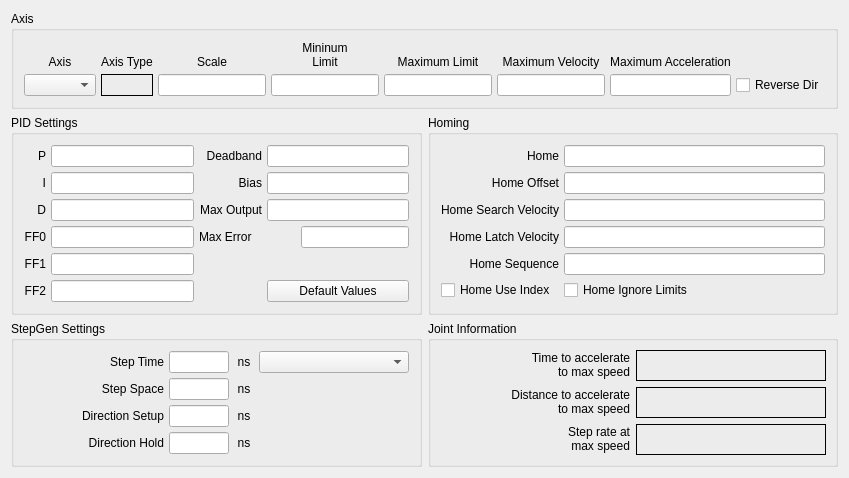
          <widget class="QWidget" name="joint4tab">
           <attribute name="title">
            <string>Joint 4</string>
           </attribute>
           <layout class="QGridLayout" name="gridLayout_25">
            <item row="0" column="0" colspan="2">
             <widget class="QGroupBox" name="jointAxisGroup_4">
              <property name="title">
               <string>Axis</string>
              </property>
              <layout class="QGridLayout" name="gridLayout_22">
               <property name="leftMargin">
                <number>10</number>
               </property>
               <property name="topMargin">
                <number>10</number>
               </property>
               <property name="rightMargin">
                <number>10</number>
               </property>
               <property name="bottomMargin">
                <number>10</number>
               </property>
               <property name="spacing">
                <number>5</number>
               </property>
               <item row="1" column="0">
                <widget class="QComboBox" name="axisCB_4"/>
               </item>
               <item row="0" column="3">
                <widget class="QLabel" name="label_66">
                 <property name="text">
                  <string>&lt;html&gt;&lt;head/&gt;&lt;body&gt;&lt;p&gt;Mininum&lt;br/&gt;Limit&lt;/p&gt;&lt;/body&gt;&lt;/html&gt;</string>
                 </property>
                 <property name="alignment">
                  <set>Qt::AlignBottom|Qt::AlignHCenter</set>
                 </property>
                 <property name="wordWrap">
                  <bool>true</bool>
                 </property>
                </widget>
               </item>
               <item row="0" column="0">
                <widget class="QLabel" name="label_59">
                 <property name="text">
                  <string>Axis</string>
                 </property>
                 <property name="alignment">
                  <set>Qt::AlignBottom|Qt::AlignHCenter</set>
                 </property>
                </widget>
               </item>
               <item row="1" column="3">
                <widget class="QLineEdit" name="minLimit_4">
                 <property name="alignment">
                  <set>Qt::AlignRight|Qt::AlignTrailing|Qt::AlignVCenter</set>
                 </property>
                </widget>
               </item>
               <item row="1" column="4">
                <widget class="QLineEdit" name="maxLimit_4">
                 <property name="alignment">
                  <set>Qt::AlignRight|Qt::AlignTrailing|Qt::AlignVCenter</set>
                 </property>
                </widget>
               </item>
               <item row="0" column="4">
                <widget class="QLabel" name="label_71">
                 <property name="text">
                  <string>Maximum Limit</string>
                 </property>
                 <property name="textFormat">
                  <enum>Qt::AutoText</enum>
                 </property>
                 <property name="alignment">
                  <set>Qt::AlignBottom|Qt::AlignHCenter</set>
                 </property>
                 <property name="wordWrap">
                  <bool>true</bool>
                 </property>
                </widget>
               </item>
               <item row="0" column="5">
                <widget class="QLabel" name="label_80">
                 <property name="text">
                  <string>Maximum Velocity</string>
                 </property>
                 <property name="alignment">
                  <set>Qt::AlignBottom|Qt::AlignHCenter</set>
                 </property>
                 <property name="wordWrap">
                  <bool>true</bool>
                 </property>
                </widget>
               </item>
               <item row="1" column="5">
                <widget class="QLineEdit" name="maxVelocity_4">
                 <property name="alignment">
                  <set>Qt::AlignRight|Qt::AlignTrailing|Qt::AlignVCenter</set>
                 </property>
                </widget>
               </item>
               <item row="0" column="2">
                <widget class="QLabel" name="label_61">
                 <property name="text">
                  <string>Scale</string>
                 </property>
                 <property name="alignment">
                  <set>Qt::AlignBottom|Qt::AlignHCenter</set>
                 </property>
                </widget>
               </item>
               <item row="0" column="6">
                <widget class="QLabel" name="label_81">
                 <property name="text">
                  <string>Maximum Acceleration</string>
                 </property>
                 <property name="alignment">
                  <set>Qt::AlignBottom|Qt::AlignHCenter</set>
                 </property>
                 <property name="wordWrap">
                  <bool>true</bool>
                 </property>
                </widget>
               </item>
               <item row="1" column="6">
                <widget class="QLineEdit" name="maxAccel_4">
                 <property name="alignment">
                  <set>Qt::AlignRight|Qt::AlignTrailing|Qt::AlignVCenter</set>
                 </property>
                </widget>
               </item>
               <item row="0" column="1">
                <widget class="QLabel" name="label_31">
                 <property name="text">
                  <string>Axis Type</string>
                 </property>
                 <property name="alignment">
                  <set>Qt::AlignBottom|Qt::AlignLeading|Qt::AlignLeft</set>
                 </property>
                </widget>
               </item>
               <item row="1" column="1">
                <widget class="QLabel" name="axisType_4">
                 <property name="frameShape">
                  <enum>QFrame::Box</enum>
                 </property>
                 <property name="text">
                  <string/>
                 </property>
                </widget>
               </item>
               <item row="1" column="2">
                <widget class="QLineEdit" name="scale_4"/>
               </item>
               <item row="1" column="7">
                <widget class="QCheckBox" name="reverse_4">
                 <property name="text">
                  <string>Reverse Dir</string>
                 </property>
                </widget>
               </item>
              </layout>
             </widget>
            </item>
            <item row="1" column="0">
             <widget class="QGroupBox" name="groupBox_19">
              <property name="title">
               <string>PID Settings</string>
              </property>
              <layout class="QGridLayout" name="gridLayout_23">
               <property name="leftMargin">
                <number>10</number>
               </property>
               <property name="topMargin">
                <number>10</number>
               </property>
               <property name="rightMargin">
                <number>10</number>
               </property>
               <property name="bottomMargin">
                <number>10</number>
               </property>
               <property name="spacing">
                <number>5</number>
               </property>
               <item row="0" column="0">
                <widget class="QLabel" name="label_254">
                 <property name="text">
                  <string>P</string>
                 </property>
                 <property name="alignment">
                  <set>Qt::AlignRight|Qt::AlignTrailing|Qt::AlignVCenter</set>
                 </property>
                </widget>
               </item>
               <item row="0" column="1">
                <widget class="QLineEdit" name="p_4">
                 <property name="text">
                  <string/>
                 </property>
                 <property name="alignment">
                  <set>Qt::AlignRight|Qt::AlignTrailing|Qt::AlignVCenter</set>
                 </property>
                </widget>
               </item>
               <item row="0" column="2">
                <widget class="QLabel" name="label_255">
                 <property name="text">
                  <string>Deadband</string>
                 </property>
                 <property name="alignment">
                  <set>Qt::AlignRight|Qt::AlignTrailing|Qt::AlignVCenter</set>
                 </property>
                </widget>
               </item>
               <item row="0" column="3">
                <widget class="QLineEdit" name="deadband_4">
                 <property name="text">
                  <string/>
                 </property>
                 <property name="alignment">
                  <set>Qt::AlignRight|Qt::AlignTrailing|Qt::AlignVCenter</set>
                 </property>
                </widget>
               </item>
               <item row="1" column="0">
                <widget class="QLabel" name="label_256">
                 <property name="text">
                  <string>I</string>
                 </property>
                 <property name="alignment">
                  <set>Qt::AlignRight|Qt::AlignTrailing|Qt::AlignVCenter</set>
                 </property>
                </widget>
               </item>
               <item row="1" column="1">
                <widget class="QLineEdit" name="i_4">
                 <property name="text">
                  <string/>
                 </property>
                 <property name="alignment">
                  <set>Qt::AlignRight|Qt::AlignTrailing|Qt::AlignVCenter</set>
                 </property>
                </widget>
               </item>
               <item row="1" column="2">
                <widget class="QLabel" name="label_257">
                 <property name="text">
                  <string>Bias</string>
                 </property>
                 <property name="alignment">
                  <set>Qt::AlignRight|Qt::AlignTrailing|Qt::AlignVCenter</set>
                 </property>
                </widget>
               </item>
               <item row="1" column="3">
                <widget class="QLineEdit" name="bias_4">
                 <property name="text">
                  <string/>
                 </property>
                 <property name="alignment">
                  <set>Qt::AlignRight|Qt::AlignTrailing|Qt::AlignVCenter</set>
                 </property>
                </widget>
               </item>
               <item row="2" column="0">
                <widget class="QLabel" name="label_258">
                 <property name="text">
                  <string>D</string>
                 </property>
                 <property name="alignment">
                  <set>Qt::AlignRight|Qt::AlignTrailing|Qt::AlignVCenter</set>
                 </property>
                </widget>
               </item>
               <item row="2" column="1">
                <widget class="QLineEdit" name="d_4">
                 <property name="text">
                  <string/>
                 </property>
                 <property name="alignment">
                  <set>Qt::AlignRight|Qt::AlignTrailing|Qt::AlignVCenter</set>
                 </property>
                </widget>
               </item>
               <item row="2" column="2">
                <widget class="QLabel" name="label_259">
                 <property name="text">
                  <string>Max Output</string>
                 </property>
                 <property name="alignment">
                  <set>Qt::AlignRight|Qt::AlignTrailing|Qt::AlignVCenter</set>
                 </property>
                </widget>
               </item>
               <item row="2" column="3">
                <widget class="QLineEdit" name="maxOutput_4">
                 <property name="text">
                  <string/>
                 </property>
                 <property name="alignment">
                  <set>Qt::AlignRight|Qt::AlignTrailing|Qt::AlignVCenter</set>
                 </property>
                </widget>
               </item>
               <item row="3" column="0">
                <widget class="QLabel" name="label_260">
                 <property name="text">
                  <string>FF0</string>
                 </property>
                 <property name="alignment">
                  <set>Qt::AlignRight|Qt::AlignTrailing|Qt::AlignVCenter</set>
                 </property>
                </widget>
               </item>
               <item row="3" column="1">
                <widget class="QLineEdit" name="ff0_4">
                 <property name="text">
                  <string/>
                 </property>
                 <property name="alignment">
                  <set>Qt::AlignRight|Qt::AlignTrailing|Qt::AlignVCenter</set>
                 </property>
                </widget>
               </item>
               <item row="4" column="0">
                <widget class="QLabel" name="label_262">
                 <property name="text">
                  <string>FF1</string>
                 </property>
                 <property name="alignment">
                  <set>Qt::AlignRight|Qt::AlignTrailing|Qt::AlignVCenter</set>
                 </property>
                </widget>
               </item>
               <item row="4" column="1">
                <widget class="QLineEdit" name="ff1_4">
                 <property name="text">
                  <string/>
                 </property>
                 <property name="alignment">
                  <set>Qt::AlignRight|Qt::AlignTrailing|Qt::AlignVCenter</set>
                 </property>
                </widget>
               </item>
               <item row="5" column="0">
                <widget class="QLabel" name="label_263">
                 <property name="text">
                  <string>FF2</string>
                 </property>
                 <property name="alignment">
                  <set>Qt::AlignRight|Qt::AlignTrailing|Qt::AlignVCenter</set>
                 </property>
                </widget>
               </item>
               <item row="5" column="1">
                <widget class="QLineEdit" name="ff2_4">
                 <property name="text">
                  <string/>
                 </property>
                 <property name="alignment">
                  <set>Qt::AlignRight|Qt::AlignTrailing|Qt::AlignVCenter</set>
                 </property>
                </widget>
               </item>
               <item row="5" column="3">
                <widget class="QPushButton" name="pidDefault_4">
                 <property name="text">
                  <string>Default Values</string>
                 </property>
                </widget>
               </item>
               <item row="3" column="3" alignment="Qt::AlignRight">
                <widget class="QLineEdit" name="maxError_4"/>
               </item>
               <item row="3" column="2">
                <widget class="QLabel" name="label_188">
                 <property name="text">
                  <string>Max Error</string>
                 </property>
                </widget>
               </item>
              </layout>
             </widget>
            </item>
            <item row="1" column="1">
             <widget class="QGroupBox" name="groupBox_17">
              <property name="title">
               <string>Homing</string>
              </property>
              <layout class="QGridLayout" name="gridLayout_21">
               <property name="leftMargin">
                <number>10</number>
               </property>
               <property name="topMargin">
                <number>10</number>
               </property>
               <property name="rightMargin">
                <number>10</number>
               </property>
               <property name="bottomMargin">
                <number>10</number>
               </property>
               <property name="spacing">
                <number>5</number>
               </property>
               <item row="0" column="0">
                <widget class="QLabel" name="label_98">
                 <property name="text">
                  <string>Home</string>
                 </property>
                 <property name="alignment">
                  <set>Qt::AlignRight|Qt::AlignTrailing|Qt::AlignVCenter</set>
                 </property>
                </widget>
               </item>
               <item row="0" column="1">
                <widget class="QLineEdit" name="home_4">
                 <property name="toolTip">
                  <string>&lt;html&gt;&lt;head/&gt;&lt;body&gt;&lt;p&gt;Home is usually set to 0&lt;/p&gt;&lt;/body&gt;&lt;/html&gt;</string>
                 </property>
                 <property name="alignment">
                  <set>Qt::AlignRight|Qt::AlignTrailing|Qt::AlignVCenter</set>
                 </property>
                </widget>
               </item>
               <item row="1" column="0">
                <widget class="QLabel" name="label_99">
                 <property name="text">
                  <string>Home Offset</string>
                 </property>
                 <property name="alignment">
                  <set>Qt::AlignRight|Qt::AlignTrailing|Qt::AlignVCenter</set>
                 </property>
                </widget>
               </item>
               <item row="1" column="1">
                <widget class="QLineEdit" name="homeOffset_4">
                 <property name="toolTip">
                  <string>&lt;html&gt;&lt;head/&gt;&lt;body&gt;&lt;p&gt;Home Offset can be used to back off of the home switch&lt;/p&gt;&lt;/body&gt;&lt;/html&gt;</string>
                 </property>
                 <property name="alignment">
                  <set>Qt::AlignRight|Qt::AlignTrailing|Qt::AlignVCenter</set>
                 </property>
                </widget>
               </item>
               <item row="2" column="0">
                <widget class="QLabel" name="label_100">
                 <property name="text">
                  <string>Home Search Velocity</string>
                 </property>
                 <property name="alignment">
                  <set>Qt::AlignRight|Qt::AlignTrailing|Qt::AlignVCenter</set>
                 </property>
                </widget>
               </item>
               <item row="2" column="1">
                <widget class="QLineEdit" name="homeSearchVel_4">
                 <property name="toolTip">
                  <string>&lt;html&gt;&lt;head/&gt;&lt;body&gt;&lt;p&gt;Search Velocity is in units per second&lt;/p&gt;&lt;/body&gt;&lt;/html&gt;</string>
                 </property>
                 <property name="alignment">
                  <set>Qt::AlignRight|Qt::AlignTrailing|Qt::AlignVCenter</set>
                 </property>
                </widget>
               </item>
               <item row="3" column="0">
                <widget class="QLabel" name="label_101">
                 <property name="text">
                  <string>Home Latch Velocity</string>
                 </property>
                 <property name="alignment">
                  <set>Qt::AlignRight|Qt::AlignTrailing|Qt::AlignVCenter</set>
                 </property>
                </widget>
               </item>
               <item row="3" column="1">
                <widget class="QLineEdit" name="homeLatchVel_4">
                 <property name="toolTip">
                  <string>&lt;html&gt;&lt;head/&gt;&lt;body&gt;&lt;p&gt;Latch Velocity is in user units per second&lt;br/&gt;usually set slower than Search Velocity&lt;/p&gt;&lt;/body&gt;&lt;/html&gt;</string>
                 </property>
                 <property name="alignment">
                  <set>Qt::AlignRight|Qt::AlignTrailing|Qt::AlignVCenter</set>
                 </property>
                </widget>
               </item>
               <item row="5" column="0">
                <widget class="QCheckBox" name="homeUseIndex_4">
                 <property name="text">
                  <string>Home Use Index</string>
                 </property>
                </widget>
               </item>
               <item row="5" column="1">
                <widget class="QCheckBox" name="homeIgnoreLimits_4">
                 <property name="text">
                  <string>Home Ignore Limits</string>
                 </property>
                </widget>
               </item>
               <item row="4" column="1">
                <widget class="QLineEdit" name="homeSequence_4">
                 <property name="toolTip">
                  <string>&lt;html&gt;&lt;head/&gt;&lt;body&gt;&lt;p&gt;Home sequences start at 0 and do not skip a number.&lt;/p&gt;&lt;p&gt;Multiple joint axis use a negative number.&lt;/p&gt;&lt;p&gt;Leave blank to home the joint manually.&lt;/p&gt;&lt;/body&gt;&lt;/html&gt;</string>
                 </property>
                </widget>
               </item>
               <item row="4" column="0">
                <widget class="QLabel" name="label_141">
                 <property name="text">
                  <string>Home Sequence</string>
                 </property>
                 <property name="alignment">
                  <set>Qt::AlignRight|Qt::AlignTrailing|Qt::AlignVCenter</set>
                 </property>
                </widget>
               </item>
              </layout>
             </widget>
            </item>
            <item row="2" column="0">
             <widget class="QGroupBox" name="groupBox_20">
              <property name="title">
               <string>StepGen Settings</string>
              </property>
              <layout class="QGridLayout" name="gridLayout_24">
               <property name="leftMargin">
                <number>10</number>
               </property>
               <property name="topMargin">
                <number>10</number>
               </property>
               <property name="rightMargin">
                <number>10</number>
               </property>
               <property name="bottomMargin">
                <number>10</number>
               </property>
               <property name="spacing">
                <number>5</number>
               </property>
               <item row="0" column="0">
                <widget class="QLabel" name="label_106">
                 <property name="text">
                  <string>Step Time</string>
                 </property>
                 <property name="alignment">
                  <set>Qt::AlignRight|Qt::AlignTrailing|Qt::AlignVCenter</set>
                 </property>
                </widget>
               </item>
               <item row="0" column="1">
                <widget class="QLineEdit" name="stepTime_4">
                 <property name="maximumSize">
                  <size>
                   <width>60</width>
                   <height>16777215</height>
                  </size>
                 </property>
                 <property name="inputMask">
                  <string/>
                 </property>
                 <property name="text">
                  <string/>
                 </property>
                 <property name="alignment">
                  <set>Qt::AlignRight|Qt::AlignTrailing|Qt::AlignVCenter</set>
                 </property>
                </widget>
               </item>
               <item row="0" column="2">
                <widget class="QLabel" name="label_132">
                 <property name="minimumSize">
                  <size>
                   <width>20</width>
                   <height>0</height>
                  </size>
                 </property>
                 <property name="maximumSize">
                  <size>
                   <width>20</width>
                   <height>16777215</height>
                  </size>
                 </property>
                 <property name="text">
                  <string>ns</string>
                 </property>
                 <property name="alignment">
                  <set>Qt::AlignCenter</set>
                 </property>
                </widget>
               </item>
               <item row="1" column="0">
                <widget class="QLabel" name="label_133">
                 <property name="text">
                  <string>Step Space</string>
                 </property>
                 <property name="alignment">
                  <set>Qt::AlignRight|Qt::AlignTrailing|Qt::AlignVCenter</set>
                 </property>
                </widget>
               </item>
               <item row="1" column="1">
                <widget class="QLineEdit" name="stepSpace_4">
                 <property name="maximumSize">
                  <size>
                   <width>60</width>
                   <height>16777215</height>
                  </size>
                 </property>
                 <property name="text">
                  <string/>
                 </property>
                 <property name="alignment">
                  <set>Qt::AlignRight|Qt::AlignTrailing|Qt::AlignVCenter</set>
                 </property>
                </widget>
               </item>
               <item row="1" column="2">
                <widget class="QLabel" name="label_134">
                 <property name="minimumSize">
                  <size>
                   <width>20</width>
                   <height>0</height>
                  </size>
                 </property>
                 <property name="maximumSize">
                  <size>
                   <width>20</width>
                   <height>16777215</height>
                  </size>
                 </property>
                 <property name="text">
                  <string>ns</string>
                 </property>
                 <property name="alignment">
                  <set>Qt::AlignCenter</set>
                 </property>
                </widget>
               </item>
               <item row="2" column="0">
                <widget class="QLabel" name="label_135">
                 <property name="text">
                  <string>Direction Setup</string>
                 </property>
                 <property name="alignment">
                  <set>Qt::AlignRight|Qt::AlignTrailing|Qt::AlignVCenter</set>
                 </property>
                </widget>
               </item>
               <item row="2" column="1">
                <widget class="QLineEdit" name="dirSetup_4">
                 <property name="maximumSize">
                  <size>
                   <width>60</width>
                   <height>16777215</height>
                  </size>
                 </property>
                 <property name="text">
                  <string/>
                 </property>
                 <property name="alignment">
                  <set>Qt::AlignRight|Qt::AlignTrailing|Qt::AlignVCenter</set>
                 </property>
                </widget>
               </item>
               <item row="2" column="2">
                <widget class="QLabel" name="label_136">
                 <property name="minimumSize">
                  <size>
                   <width>20</width>
                   <height>0</height>
                  </size>
                 </property>
                 <property name="maximumSize">
                  <size>
                   <width>20</width>
                   <height>16777215</height>
                  </size>
                 </property>
                 <property name="text">
                  <string>ns</string>
                 </property>
                 <property name="alignment">
                  <set>Qt::AlignCenter</set>
                 </property>
                </widget>
               </item>
               <item row="3" column="0">
                <widget class="QLabel" name="label_137">
                 <property name="text">
                  <string>Direction Hold</string>
                 </property>
                 <property name="alignment">
                  <set>Qt::AlignRight|Qt::AlignTrailing|Qt::AlignVCenter</set>
                 </property>
                </widget>
               </item>
               <item row="3" column="1">
                <widget class="QLineEdit" name="dirHold_4">
                 <property name="maximumSize">
                  <size>
                   <width>60</width>
                   <height>16777215</height>
                  </size>
                 </property>
                 <property name="text">
                  <string/>
                 </property>
                 <property name="alignment">
                  <set>Qt::AlignRight|Qt::AlignTrailing|Qt::AlignVCenter</set>
                 </property>
                </widget>
               </item>
               <item row="3" column="2">
                <widget class="QLabel" name="label_138">
                 <property name="minimumSize">
                  <size>
                   <width>20</width>
                   <height>0</height>
                  </size>
                 </property>
                 <property name="maximumSize">
                  <size>
                   <width>20</width>
                   <height>16777215</height>
                  </size>
                 </property>
                 <property name="text">
                  <string>ns</string>
                 </property>
                 <property name="alignment">
                  <set>Qt::AlignCenter</set>
                 </property>
                </widget>
               </item>
               <item row="0" column="3">
                <widget class="QComboBox" name="driveCB_4">
                 <property name="minimumSize">
                  <size>
                   <width>150</width>
                   <height>0</height>
                  </size>
                 </property>
                </widget>
               </item>
              </layout>
             </widget>
            </item>
            <item row="2" column="1">
             <widget class="QGroupBox" name="gridGroupBox">
              <property name="title">
               <string>Joint Information</string>
              </property>
              <layout class="QGridLayout" name="gridLayout_36">
               <item row="0" column="0">
                <widget class="QLabel" name="label_207">
                 <property name="text">
                  <string>&lt;html&gt;&lt;head/&gt;&lt;body&gt;&lt;p align=&quot;right&quot;&gt;Time to accelerate&lt;br/&gt;to max speed&lt;/p&gt;&lt;/body&gt;&lt;/html&gt;</string>
                 </property>
                </widget>
               </item>
               <item row="1" column="0">
                <widget class="QLabel" name="label_208">
                 <property name="text">
                  <string>&lt;html&gt;&lt;head/&gt;&lt;body&gt;&lt;p align=&quot;right&quot;&gt;Distance to accelerate&lt;br/&gt;to max speed&lt;/p&gt;&lt;/body&gt;&lt;/html&gt;</string>
                 </property>
                </widget>
               </item>
               <item row="2" column="0">
                <widget class="QLabel" name="label_209">
                 <property name="text">
                  <string>&lt;html&gt;&lt;head/&gt;&lt;body&gt;&lt;p align=&quot;right&quot;&gt;Step rate at&lt;br/&gt;max speed&lt;/p&gt;&lt;/body&gt;&lt;/html&gt;</string>
                 </property>
                </widget>
               </item>
               <item row="1" column="1">
                <widget class="QLabel" name="distanceJoint_4">
                 <property name="frameShape">
                  <enum>QFrame::Box</enum>
                 </property>
                 <property name="text">
                  <string/>
                 </property>
                </widget>
               </item>
               <item row="0" column="1">
                <widget class="QLabel" name="timeJoint_4">
                 <property name="frameShape">
                  <enum>QFrame::Box</enum>
                 </property>
                 <property name="text">
                  <string/>
                 </property>
                </widget>
               </item>
               <item row="2" column="1">
                <widget class="QLabel" name="stepRateJoint_4">
                 <property name="frameShape">
                  <enum>QFrame::Box</enum>
                 </property>
                 <property name="text">
                  <string/>
                 </property>
                </widget>
               </item>
              </layout>
             </widget>
            </item>
           </layout>
          </widget>
